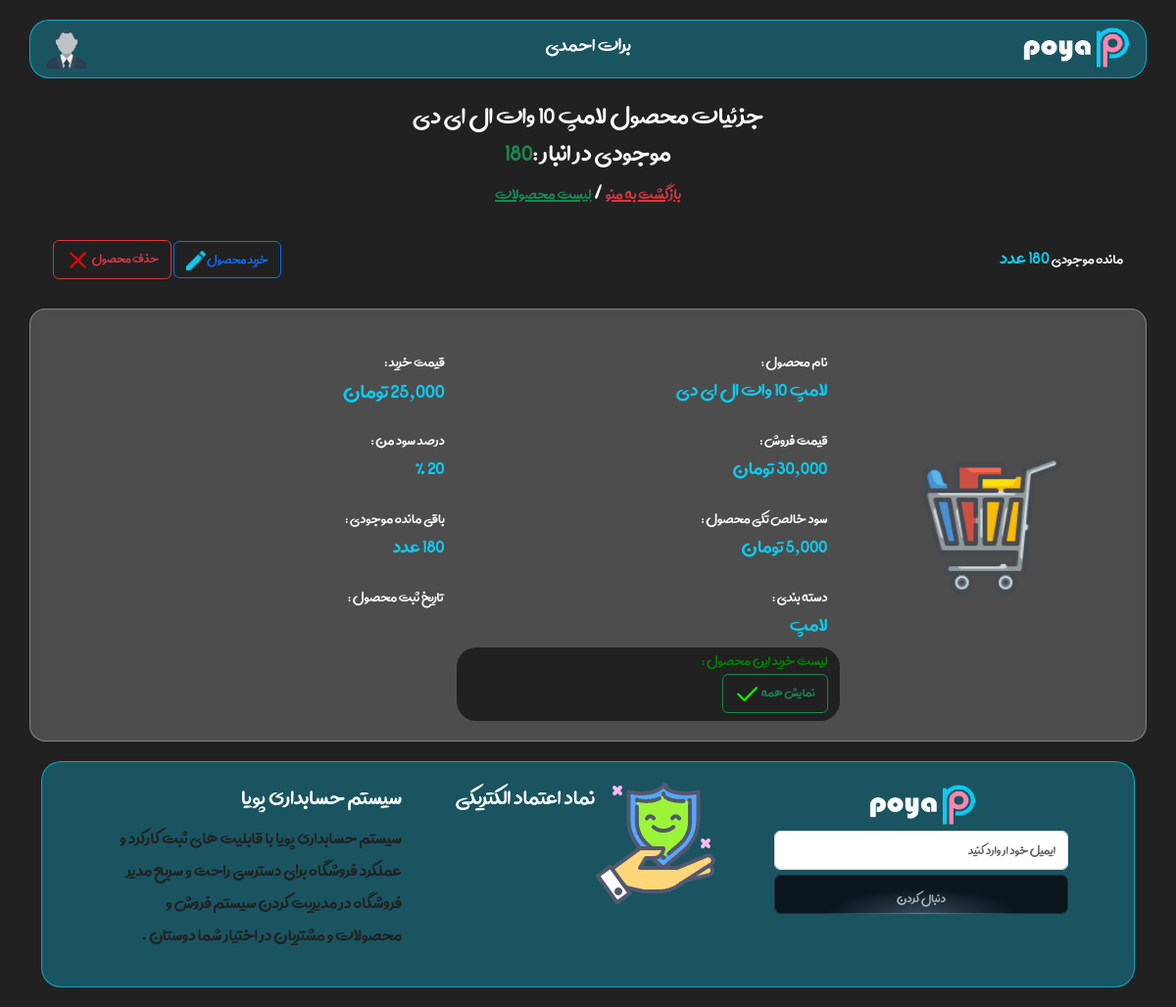
Page /products/45/ (signed in) on the committed database.
### accounts/models.py (models this page shows, shortened)
class User(AbstractBaseUser):
    fullname = models.CharField(max_length=200, null=True, blank=True, verbose_name="نام و نام خانوادگی")
    phone = models.CharField(max_length=12, unique=True, verbose_name="شماره تماس")
    name_shop = models.CharField(max_length=255,null=True, blank=True,verbose_name="نام فروشگاه شما ")
    is_active = models.BooleanField(default=True, verbose_name="فعال")
    is_admin = models.BooleanField(default=False, verbose_name="ادمین")
    email = models.EmailField(null=True, blank=True, verbose_name="ایمیل")
    discription = models.TextField(max_length=300, null=True, blank=True, verbose_name="توضیحات کاربر")
    created_at = models.DateTimeField(auto_now=True, verbose_name="تاریخ اضافه شدن")
    image = models.ImageField(upload_to="user_image", null=True, blank=True, verbose_name="عکس پروفایل")
    address = models.TextField(null=True,blank=True,verbose_name="ادرس کاربر")
    objects = MyUserManager()
    USERNAME_FIELD = "phone"
    class Meta:
        verbose_name = "فروشگاه"
        verbose_name_plural = "فروشگاه ها "

### product/models.py (models this page shows, shortened)
class Product(models.Model):
    user = models.ForeignKey(User, on_delete=models.CASCADE)
    title = models.CharField(max_length=500, null=True, blank=True, verbose_name="نام محصول")
    image = models.ImageField(upload_to="productimage", null=True, blank=True, verbose_name="عکس محصول")
    price = models.BigIntegerField(default=0, null=True, blank=True, verbose_name="قیمت خرید")
    price_selling = models.BigIntegerField(default=0, null=True, blank=True, verbose_name="قیمت فروش")
    percent = models.IntegerField(default=0, null=True, blank=True, verbose_name="تخفیف محصول")
    status = models.BooleanField(default=False)
    mojidi = models.BigIntegerField(default=0)
    sod = models.BigIntegerField(default=0)
    discription = models.TextField(max_length=300, null=True, blank=True, verbose_name="توضیحات مدیر")
    created_at = models.DateField(auto_now_add=True, blank=True, null=True, verbose_name="تاریخ افزودن محصول")
    category = models.ForeignKey(Category,null=True,blank=True,on_delete=models.CASCADE, verbose_name="دسته بندی ها ")
    class Meta:
        verbose_name = "محصول"
        verbose_name_plural = "محصولات"
    def Created_at(self):
        return date2jalali(self.created_at)

class Category(models.Model):
    user = models.ForeignKey(User, on_delete=models.CASCADE)
    title = models.CharField(max_length=200, null=True, blank=True, verbose_name="اسم سته بندی")
    discription = models.TextField(max_length=300, null=True, blank=True, verbose_name="توضیحات مدیر")
    created_at = models.DateTimeField(null=True, auto_now_add=True, blank=True, verbose_name="تاریخ اضافه شدن ")
    def __str__(self):
        return self.title
    class Meta:
        verbose_name = "دسته بندی"
        verbose_name_plural = "دسته بندی ها "

### product/views.py (the view, shortened to what this page needs)
# urls.py: path("<int:id>/",views.product_detail_view,name="detail"),
def product_detail_view(request,id):
    products = Product.objects.all().filter(user=request.user)
    product = get_object_or_404(products,id=id)
    list_kharid_product = AvailableProduct.objects.filter(user=request.user).filter(product=product)
    if product.mojidi != 0 :
        product.status = True
    else:
        product.status = False
    product.sod = product.price_selling - product.price
    product.save()
    return render(request,"product/detail.html",{"product":product ,"list_kharid_product" :list_kharid_product })

### product/models.py (called while the page is built)
    def Created_at(self):
        return date2jalali(self.created_at)

### product/templates/product/detail.html (shortened to what this page needs)
{% extends 'base.html' %} {% load static %} {% load humanize %}  {% block content %}
<div class="container">
  <h2 class="text-center" style="margin-top: 20px">
    جزئیات محصول {{product.title}}
    <br />
    {% if product.status == True %}
  موجودی در انبار :<span class="text-success">{{product.mojidi}}</span>
  <br/>
    {% else %}
<span class="text-danger">    در انبار موجود نیست
</span>
<br/>
    {% endif %}
    <a
      class="text-danger"
      style="margin-top: -10px"
      href="{% url 'home:index' %}"
    >
      بازگشت به منو
    </a>
    /
    <a
      class="text-success"
      style="margin-top: -10px"
      href="{% url 'product:list' %}"
    >
      لیست محصولات
    </a>
  </h2>
  <div class="row" style="margin: 30px 0px">
    <div class="col-lg-6" style="font-size: 18px">
      مانده موجودی
      <span style="color: #0dcaef; font-size: 24px"
        >{{product.mojidi}} عدد
      </span>
    </div>
    <div
      class="col-lg-6"
      style="display: flex; justify-content: end; align-items: center"
    >
      <div>
        <button
          class="btn btn-outline-primary"
          data-bs-toggle="modal"
          data-bs-target="#add_mojodi"
          data-bs-whatever="@mdo"
        >
          خرید محصول
          <img
            style="width: 20px; height: 20px"
            src="{% static 'images/edit.png' %}"
          />
        </button>
        <a
          data-bs-toggle="modal"
          data-bs-target="#delete_product"
          data-bs-whatever="@mdo"
          class="btn btn-outline-danger"
        >
          حذف محصول
          <img
            style="width: 25px; height: 25px"
            src="{% static 'images/false.png' %}"
          />
        </a>
      </div>
    </div>
  </div>
  <div class="row customer-detail">
    <div
      class="col-lg-3"
      style="display: flex; justify-content: center; align-items: center"
    >
      <div>
        <img
          src="{% static 'images/product.png' %}"
          style="width: 150px; height: 150px"
        />
      </div>
    </div>
    <div class="col-lg-9 row" style="padding-right: 30px; margin-top: 20px">
      <div class="col-6" style="margin-bottom: 15px">
        <span style="font-size: 18px">نام محصول :</span>
        <h4 style="color: #0dcaef; font-size: 25px">{{product.title}}</h4>
      </div>
      <div class="col-6">
        <span style="font-size: 18px">قیمت خرید :</span>
        <h4 style="color: #0dcaef; font-size: 27px">
          {{product.price|intcomma:0}} تومان
        </h4>
      </div>
      <div class="col-6" style="margin-bottom: 15px">
        <span style="font-size: 18px">قیمت فروش :</span>
        <h4 style="color: #0dcaef; font-size: 25px">
          {{product.price_selling|intcomma:0}} تومان
        </h4>
      </div>
      <div class="col-6" style="margin-bottom: 15px">
        <span style="font-size: 18px"> درصد سود من :</span>
        <h4 style="color: #0dcaef; font-size: 25px">{{product.percent}} %</h4>
      </div>
      <div class="col-6" style="margin-bottom: 15px">
        <span style="font-size: 18px"> سود خالص تکی محصول :</span>
        <h4 style="color: #0dcaef; font-size: 25px">
          {{product.sod|intcomma:0}} تومان
        </h4>
      </div>
      <div class="col-6" style="margin-bottom: 15px">
        <span style="font-size: 18px">باقی مانده موجودی :</span>
        <h4 style="color: #0dcaef; font-size: 25px">{{product.mojidi}} عدد</h4>
      </div>
      <div class="col-6">
        <span style="font-size: 18px">دسته بندی :</span>
        <h4 style="color: #0dcaef; font-size: 25px">
        {{product.category}}
        </h4>
      </div>
      <div class="col-6">
        <span style="font-size: 18px">تاریخ ثبت محصول :</span>
      </div>
      <div class="col-6" style="background-color: #212121; border-radius: 20px">
        <span style="font-size: 18px; color: green">لیست خرید این محصول :</span>
        <h4 style="color: #0dcaef; font-size: 25px">
          <button
            type="button"
            data-bs-toggle="modal"
            data-bs-target="#data_kharid_product"
            data-bs-whatever="@mdo"
            class="btn btn-outline-success"
          >
            نمایش همه
            <img
              style="width: 25px; height: 25px"
              src="{% static 'images/true.png' %}"
            />
          </button>
        </h4>
      </div>
    </div>
  </div>
</div>
{% endblock %}

### templates/include/header_site.html (shortened to what this page needs)
{% load static %}
<div class="container">
  <div class="header row">
    <div class="col-4 header-right">
      <img class="logo" src="{% static 'images/logo.png' %}" />
    </div>
    <div class="col-4 header-center">
      <h4 class="text-header">
        {% if request.user.is_authenticated %}
         {{request.user.fullname}}
        {% else %}
        حسابداری پویا
        {% endif %}
      </h4>
    </div>
    <div class="col-4 header-left">
      {% if request.user.is_authenticated %}
      <img
        style="margin-left: 5px"
        onclick="coming_soon()"
        class="icon"
        src="{% static 'images/user.png' %}"
      />
      {% endif %}
    </div>
  </div>
</div>

### static/css/style.css (style rules this page uses)
* { color: white; }
a { text-decoration: none; }
.header { background: rgba(13, 202, 240, 0.3); border-radius: 20px; height: 60px; margin-top: 20px; display: flex; align-items: center; justify-content: center; backdrop-filter: blur(1.6px); -webkit-backdrop-filter: blur(1.6px); border: 1px solid rgba(13, 202, 240, 0.69); }
body { background-color: #212121; padding: 20px 0px; margin: 0px; border: 0px; font-family: avini; font-size: 20px; }
.header-center { display: flex; justify-content: center; align-items: center; }
.text-header { color: white; font-size: 25px; }
.logo { width: 120px; height: 50px; }
.header-left { display: flex; justify-content: end; align-items: end; }
.icon { width: 40px; height: 40px; }
.item-input button,a { font-size: 20px; }
.customer-detail { background: rgba(255, 255, 255, 0.2); border-radius: 16px; backdrop-filter: blur(5px); -webkit-backdrop-filter: blur(5px); border: 1px solid rgba(255, 255, 255, 0.3); box-sizing: border-box; padding: 20px; }

### rows in the picture
User: user.fullname "برات احمدی"
Product: title "لامپ 10 وات ال ای دی", mojidi "180", price "25,000", price_selling "30,000", percent "20", sod "5,000", category "لامپ"
